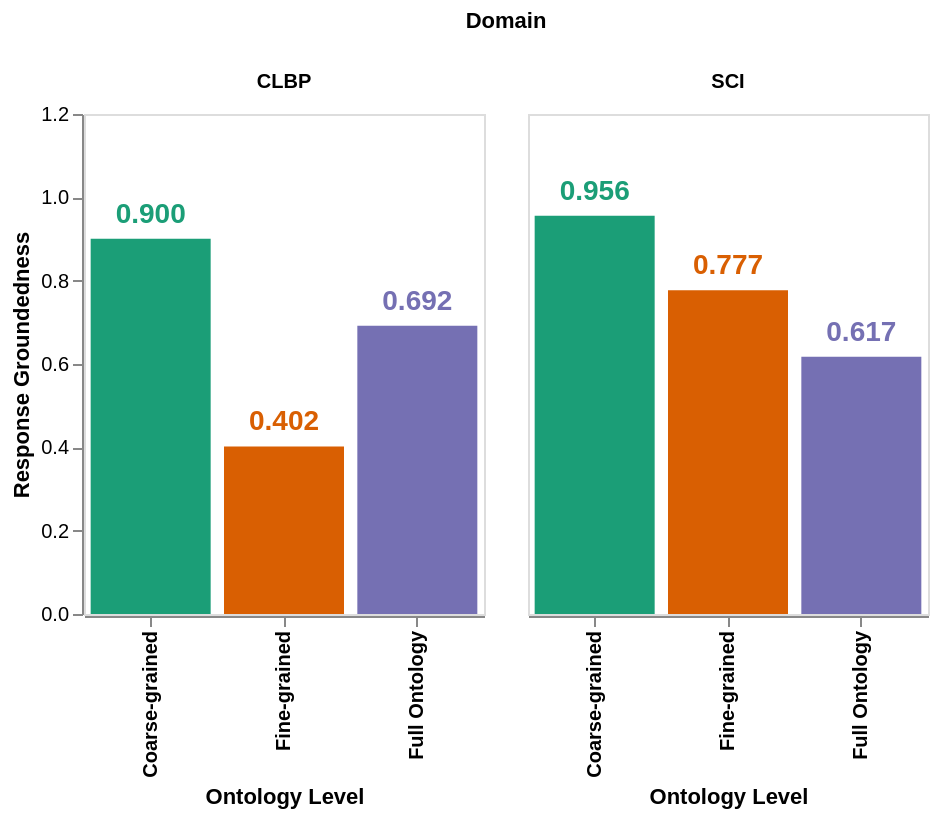

Notebook code for this chart:
### Code cell
# Create grouped bar chart with labels
base = altair.Chart(df).encode(
    x=altair.X('Level:N', title='Ontology Level', axis=altair.Axis(labelFontWeight='bold')),
    y=altair.Y('Score:Q', title='Response Groundedness', scale=altair.Scale(domain=[0, 1.2]), axis=altair.Axis(grid=False)),
    color=altair.Color('Level:N', title=None, legend=None, scale=altair.Scale(scheme='dark2'))
)

bars = base.mark_bar()

text = base.mark_text(
    align='center',
    baseline='bottom',
    dy=-5,
    fontWeight='bold',
    color='black',
    fontSize=14
).encode(
    text=altair.Text('Score:Q', format='.3f')
)

chart = (bars + text).properties(
    width=200,
    height=250
).facet(
    column=altair.Column('Domain:N', title='Domain', header=altair.Header(labelFontWeight='bold'))
)

chart

### Figure 1 — Vega-Lite specification as saved in the notebook (floating-point values rounded to 4 significant figures)
{"config": {"view": {"continuousWidth": 300, "continuousHeight": 300}}, "data": {"name": "data-faec95e1327d4743f41becbd7c603cbc"}, "facet": {"column": {"field": "Domain", "header": {"labelFontWeight": "bold"}, "title": "Domain", "type": "nominal"}}, "spec": {"layer": [{"mark": {"type": "bar"}, "encoding": {"color": {"field": "Level", "legend": null, "scale": {"scheme": "dark2"}, "title": null, "type": "nominal"}, "x": {"axis": {"labelFontWeight": "bold"}, "field": "Level", "title": "Ontology Level", "type": "nominal"}, "y": {"axis": {"grid": false}, "field": "Score", "scale": {"domain": [0, 1.2]}, "title": "Response Groundedness", "type": "quantitative"}}}, {"mark": {"type": "text", "align": "center", "baseline": "bottom", "color": "black", "dy": -5, "fontSize": 14, "fontWeight": "bold"}, "encoding": {"color": {"field": "Level", "legend": null, "scale": {"scheme": "dark2"}, "title": null, "type": "nominal"}, "text": {"field": "Score", "format": ".3f", "type": "quantitative"}, "x": {"axis": {"labelFontWeight": "bold"}, "field": "Level", "title": "Ontology Level", "type": "nominal"}, "y": {"axis": {"grid": false}, "field": "Score", "scale": {"domain": [0, 1.2]}, "title": "Response Groundedness", "type": "quantitative"}}}], "height": 250, "width": 200}, "$schema": "https://vega.github.io/schema/vega-lite/v5.20.1.json", "datasets": {"data-faec95e1327d4743f41becbd7c603cbc": [{"Domain": "CLBP", "Level": "Fine-grained", "Score": 0.4023}, {"Domain": "CLBP", "Level": "Coarse-grained", "Score": 0.9004}, {"Domain": "CLBP", "Level": "Full Ontology", "Score": 0.6917}, {"Domain": "SCI", "Level": "Fine-grained", "Score": 0.7768}, {"Domain": "SCI", "Level": "Coarse-grained", "Score": 0.956}, {"Domain": "SCI", "Level": "Full Ontology", "Score": 0.6173}]}}
